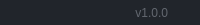
              <widget class="QFrame" name="frame_grip">
               <property name="minimumSize">
                <size>
                 <width>0</width>
                 <height>25</height>
                </size>
               </property>
               <property name="maximumSize">
                <size>
                 <width>16777215</width>
                 <height>25</height>
                </size>
               </property>
               <property name="styleSheet">
                <string notr="true">background-color: rgb(33, 37, 43);</string>
               </property>
               <property name="frameShape">
                <enum>QFrame::NoFrame</enum>
               </property>
               <property name="frameShadow">
                <enum>QFrame::Raised</enum>
               </property>
               <layout class="QHBoxLayout" name="horizontalLayout_6">
                <property name="spacing">
                 <number>0</number>
                </property>
                <property name="leftMargin">
                 <number>0</number>
                </property>
                <property name="topMargin">
                 <number>0</number>
                </property>
                <property name="rightMargin">
                 <number>2</number>
                </property>
                <property name="bottomMargin">
                 <number>0</number>
                </property>
                <item>
                 <widget class="QFrame" name="frame_label_bottom">
                  <property name="frameShape">
                   <enum>QFrame::NoFrame</enum>
                  </property>
                  <property name="frameShadow">
                   <enum>QFrame::Raised</enum>
                  </property>
                  <layout class="QHBoxLayout" name="horizontalLayout_7">
                   <property name="spacing">
                    <number>0</number>
                   </property>
                   <property name="leftMargin">
                    <number>10</number>
                   </property>
                   <property name="topMargin">
                    <number>0</number>
                   </property>
                   <property name="rightMargin">
                    <number>10</number>
                   </property>
                   <property name="bottomMargin">
                    <number>0</number>
                   </property>
                   <item>
                    <widget class="QLabel" name="label_credits">
                     <property name="font">
                      <font>
                       <family>Segoe UI</family>
                      </font>
                     </property>
                     <property name="styleSheet">
                      <string notr="true">color: rgb(98, 103, 111);</string>
                     </property>
                     <property name="text">
                      <string/>
                     </property>
                    </widget>
                   </item>
                   <item>
                    <widget class="QLabel" name="label_version">
                     <property name="maximumSize">
                      <size>
                       <width>100</width>
                       <height>16777215</height>
                      </size>
                     </property>
                     <property name="font">
                      <font>
                       <family>Segoe UI</family>
                      </font>
                     </property>
                     <property name="styleSheet">
                      <string notr="true">color: rgb(98, 103, 111);</string>
                     </property>
                     <property name="text">
                      <string>v1.0.0</string>
                     </property>
                     <property name="alignment">
                      <set>Qt::AlignRight|Qt::AlignTrailing|Qt::AlignVCenter</set>
                     </property>
                    </widget>
                   </item>
                  </layout>
                 </widget>
                </item>
                <item>
                 <widget class="QFrame" name="frame_size_grip">
                  <property name="maximumSize">
                   <size>
                    <width>20</width>
                    <height>20</height>
                   </size>
                  </property>
                  <property name="styleSheet">
                   <string notr="true">QSizeGrip {
	background-image: url(view/icons/16x16/cil-size-grip.png);
	background-position: center;
	background-repeat: no-reperat;
}</string>
                  </property>
                  <property name="frameShape">
                   <enum>QFrame::NoFrame</enum>
                  </property>
                  <property name="frameShadow">
                   <enum>QFrame::Raised</enum>
                  </property>
                 </widget>
                </item>
               </layout>
              </widget>
